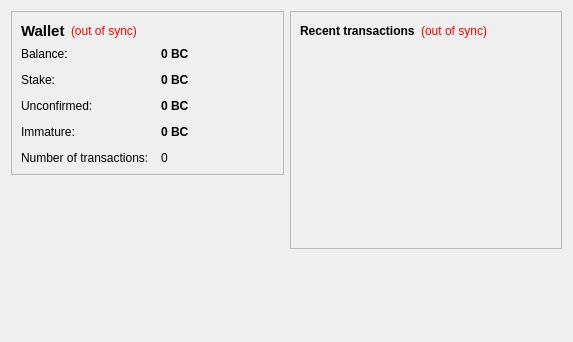
<?xml version="1.0" encoding="UTF-8"?>
<ui version="4.0">
 <class>OverviewPage</class>
 <widget class="QWidget" name="OverviewPage">
  <property name="geometry">
   <rect>
    <x>0</x>
    <y>0</y>
    <width>573</width>
    <height>342</height>
   </rect>
  </property>
  <property name="windowTitle">
   <string>Form</string>
  </property>
  <layout class="QHBoxLayout" name="horizontalLayout" stretch="1,1">
   <item>
    <layout class="QVBoxLayout" name="verticalLayout_2">
     <item>
      <widget class="QFrame" name="frame">
       <property name="frameShape">
        <enum>QFrame::StyledPanel</enum>
       </property>
       <property name="frameShadow">
        <enum>QFrame::Raised</enum>
       </property>
       <layout class="QVBoxLayout" name="verticalLayout_4">
        <item>
         <layout class="QHBoxLayout" name="horizontalLayout_4">
          <item>
           <widget class="QLabel" name="label_5">
            <property name="font">
             <font>
              <pointsize>11</pointsize>
              <weight>75</weight>
              <bold>true</bold>
             </font>
            </property>
            <property name="text">
             <string>Wallet</string>
            </property>
           </widget>
          </item>
          <item>
           <widget class="QLabel" name="labelWalletStatus">
            <property name="toolTip">
             <string>The displayed information may be out of date. Your wallet automatically synchronizes with the Cacaocoin network after a connection is established, but this process has not completed yet.</string>
            </property>
            <property name="styleSheet">
             <string notr="true">QLabel { color: red; }</string>
            </property>
            <property name="text">
             <string notr="true">(out of sync)</string>
            </property>
            <property name="alignment">
             <set>Qt::AlignLeading|Qt::AlignLeft|Qt::AlignVCenter</set>
            </property>
           </widget>
          </item>
          <item>
           <spacer name="horizontalSpacer_2">
            <property name="orientation">
             <enum>Qt::Horizontal</enum>
            </property>
            <property name="sizeHint" stdset="0">
             <size>
              <width>40</width>
              <height>20</height>
             </size>
            </property>
           </spacer>
          </item>
         </layout>
        </item>
        <item>
         <layout class="QFormLayout" name="formLayout_2">
          <property name="fieldGrowthPolicy">
           <enum>QFormLayout::AllNonFixedFieldsGrow</enum>
          </property>
          <property name="horizontalSpacing">
           <number>12</number>
          </property>
          <property name="verticalSpacing">
           <number>12</number>
          </property>
          <item row="0" column="0">
           <widget class="QLabel" name="label">
            <property name="text">
             <string>Balance:</string>
            </property>
           </widget>
          </item>
          <item row="0" column="1">
           <widget class="QLabel" name="labelBalance">
            <property name="font">
             <font>
              <weight>75</weight>
              <bold>true</bold>
             </font>
            </property>
            <property name="cursor">
             <cursorShape>IBeamCursor</cursorShape>
            </property>
            <property name="toolTip">
             <string>Your current balance</string>
            </property>
            <property name="text">
             <string notr="true">0 BC</string>
            </property>
            <property name="textInteractionFlags">
             <set>Qt::LinksAccessibleByMouse|Qt::TextSelectableByKeyboard|Qt::TextSelectableByMouse</set>
            </property>
           </widget>
          </item>
          <item row="1" column="0">
           <widget class="QLabel" name="label_6">
            <property name="text">
             <string>Stake:</string>
            </property>
           </widget>
          </item>
          <item row="1" column="1">
           <widget class="QLabel" name="labelStake">
            <property name="font">
             <font>
              <weight>75</weight>
              <bold>true</bold>
             </font>
            </property>
            <property name="cursor">
             <cursorShape>IBeamCursor</cursorShape>
            </property>
            <property name="toolTip">
             <string>Total of coins that was staked, and do not yet count toward the current balance</string>
            </property>
            <property name="text">
             <string notr="true">0 BC</string>
            </property>
            <property name="textInteractionFlags">
             <set>Qt::LinksAccessibleByMouse|Qt::TextSelectableByKeyboard|Qt::TextSelectableByMouse</set>
            </property>
           </widget>
          </item>
          <item row="2" column="0">
           <widget class="QLabel" name="label_3">
            <property name="text">
             <string>Unconfirmed:</string>
            </property>
           </widget>
          </item>
          <item row="2" column="1">
           <widget class="QLabel" name="labelUnconfirmed">
            <property name="font">
             <font>
              <weight>75</weight>
              <bold>true</bold>
             </font>
            </property>
            <property name="cursor">
             <cursorShape>IBeamCursor</cursorShape>
            </property>
            <property name="toolTip">
             <string>Total of transactions that have yet to be confirmed, and do not yet count toward the current balance</string>
            </property>
            <property name="text">
             <string notr="true">0 BC</string>
            </property>
            <property name="textInteractionFlags">
             <set>Qt::LinksAccessibleByMouse|Qt::TextSelectableByKeyboard|Qt::TextSelectableByMouse</set>
            </property>
           </widget>
          </item>
          <item row="3" column="0">
           <widget class="QLabel" name="labelImmatureText">
            <property name="text">
             <string>Immature:</string>
            </property>
           </widget>
          </item>
          <item row="3" column="1">
           <widget class="QLabel" name="labelImmature">
            <property name="font">
             <font>
              <weight>75</weight>
              <bold>true</bold>
             </font>
            </property>
            <property name="toolTip">
             <string>Mined balance that has not yet matured</string>
            </property>
            <property name="text">
             <string notr="true">0 BC</string>
            </property>
            <property name="textInteractionFlags">
             <set>Qt::LinksAccessibleByMouse|Qt::TextSelectableByKeyboard|Qt::TextSelectableByMouse</set>
            </property>
           </widget>
          </item>
          <item row="4" column="0">
           <widget class="QLabel" name="label_2">
            <property name="text">
             <string>Number of transactions:</string>
            </property>
           </widget>
          </item>
          <item row="4" column="1">
           <widget class="QLabel" name="labelNumTransactions">
            <property name="toolTip">
             <string>Total number of transactions in wallet</string>
            </property>
            <property name="text">
             <string notr="true">0</string>
            </property>
           </widget>
          </item>
         </layout>
        </item>
       </layout>
      </widget>
     </item>
     <item>
      <spacer name="verticalSpacer">
       <property name="orientation">
        <enum>Qt::Vertical</enum>
       </property>
       <property name="sizeHint" stdset="0">
        <size>
         <width>20</width>
         <height>40</height>
        </size>
       </property>
      </spacer>
     </item>
    </layout>
   </item>
   <item>
    <layout class="QVBoxLayout" name="verticalLayout_3">
     <item>
      <widget class="QFrame" name="frame_2">
       <property name="frameShape">
        <enum>QFrame::StyledPanel</enum>
       </property>
       <property name="frameShadow">
        <enum>QFrame::Raised</enum>
       </property>
       <layout class="QVBoxLayout" name="verticalLayout">
        <item>
         <layout class="QHBoxLayout" name="horizontalLayout_2">
          <item>
           <widget class="QLabel" name="label_4">
            <property name="text">
             <string>&lt;b&gt;Recent transactions&lt;/b&gt;</string>
            </property>
           </widget>
          </item>
          <item>
           <widget class="QLabel" name="labelTransactionsStatus">
            <property name="toolTip">
             <string>The displayed information may be out of date. Your wallet automatically synchronizes with the Cacaocoin network after a connection is established, but this process has not completed yet.</string>
            </property>
            <property name="styleSheet">
             <string notr="true">QLabel { color: red; }</string>
            </property>
            <property name="text">
             <string notr="true">(out of sync)</string>
            </property>
            <property name="alignment">
             <set>Qt::AlignRight|Qt::AlignTrailing|Qt::AlignVCenter</set>
            </property>
           </widget>
          </item>
          <item>
           <spacer name="horizontalSpacer">
            <property name="orientation">
             <enum>Qt::Horizontal</enum>
            </property>
            <property name="sizeHint" stdset="0">
             <size>
              <width>40</width>
              <height>20</height>
             </size>
            </property>
           </spacer>
          </item>
         </layout>
        </item>
        <item>
         <widget class="QListView" name="listTransactions">
          <property name="styleSheet">
           <string notr="true">QListView { background: transparent; }</string>
          </property>
          <property name="frameShape">
           <enum>QFrame::NoFrame</enum>
          </property>
          <property name="verticalScrollBarPolicy">
           <enum>Qt::ScrollBarAlwaysOff</enum>
          </property>
          <property name="horizontalScrollBarPolicy">
           <enum>Qt::ScrollBarAlwaysOff</enum>
          </property>
          <property name="selectionMode">
           <enum>QAbstractItemView::NoSelection</enum>
          </property>
         </widget>
        </item>
       </layout>
      </widget>
     </item>
     <item>
      <spacer name="verticalSpacer_2">
       <property name="orientation">
        <enum>Qt::Vertical</enum>
       </property>
       <property name="sizeHint" stdset="0">
        <size>
         <width>20</width>
         <height>40</height>
        </size>
       </property>
      </spacer>
     </item>
    </layout>
   </item>
  </layout>
 </widget>
 <resources/>
 <connections/>
</ui>
